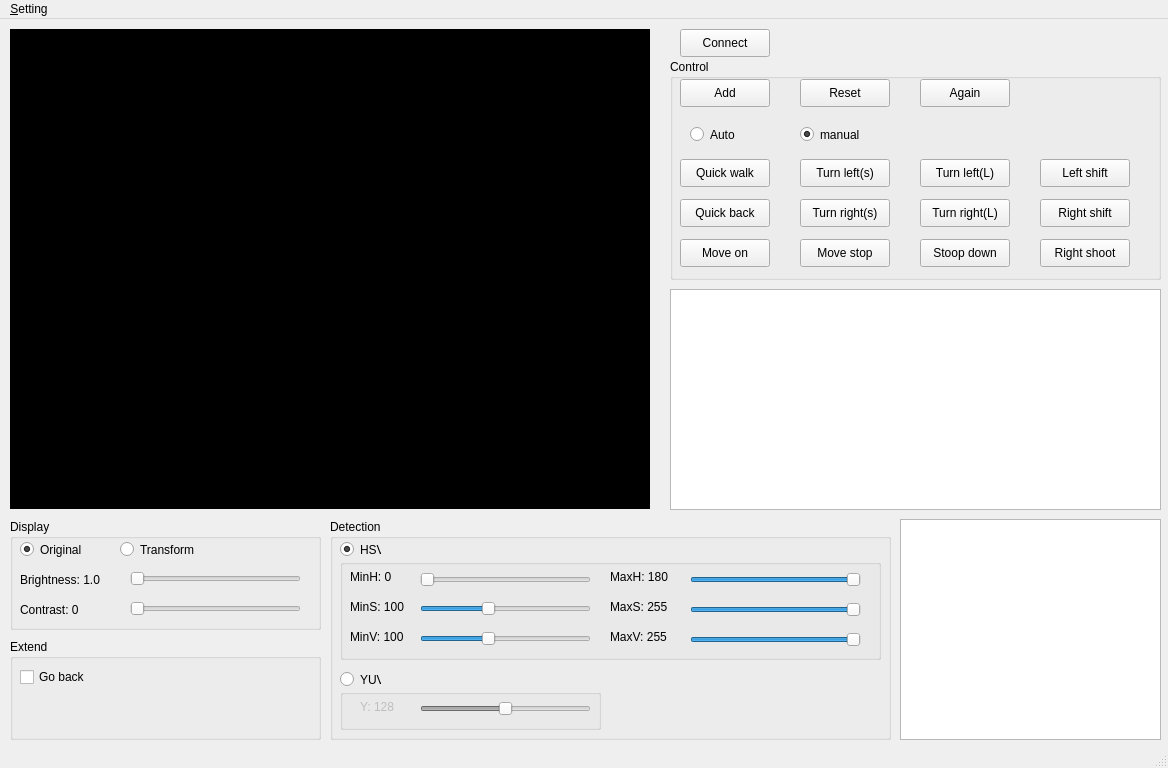
<?xml version="1.0" encoding="UTF-8"?>
<ui version="4.0">
 <class>VideoArea</class>
 <widget class="QMainWindow" name="VideoArea">
  <property name="geometry">
   <rect>
    <x>0</x>
    <y>0</y>
    <width>1168</width>
    <height>768</height>
   </rect>
  </property>
  <property name="minimumSize">
   <size>
    <width>1127</width>
    <height>768</height>
   </size>
  </property>
  <property name="windowTitle">
   <string>ColorSegmentation</string>
  </property>
  <widget class="QWidget" name="centralwidget">
   <property name="sizePolicy">
    <sizepolicy hsizetype="Preferred" vsizetype="Preferred">
     <horstretch>0</horstretch>
     <verstretch>0</verstretch>
    </sizepolicy>
   </property>
   <widget class="QLabel" name="video_label">
    <property name="geometry">
     <rect>
      <x>10</x>
      <y>10</y>
      <width>640</width>
      <height>480</height>
     </rect>
    </property>
    <property name="sizePolicy">
     <sizepolicy hsizetype="Fixed" vsizetype="Fixed">
      <horstretch>0</horstretch>
      <verstretch>0</verstretch>
     </sizepolicy>
    </property>
    <property name="minimumSize">
     <size>
      <width>640</width>
      <height>480</height>
     </size>
    </property>
    <property name="styleSheet">
     <string notr="true">background-color: rgb(0, 0, 0);</string>
    </property>
    <property name="text">
     <string/>
    </property>
   </widget>
   <widget class="QGroupBox" name="format_groupBox">
    <property name="geometry">
     <rect>
      <x>10</x>
      <y>500</y>
      <width>311</width>
      <height>111</height>
     </rect>
    </property>
    <property name="title">
     <string>Display</string>
    </property>
    <widget class="QRadioButton" name="original_radio">
     <property name="geometry">
      <rect>
       <x>10</x>
       <y>20</y>
       <width>81</width>
       <height>21</height>
      </rect>
     </property>
     <property name="text">
      <string>Original</string>
     </property>
     <property name="checked">
      <bool>true</bool>
     </property>
    </widget>
    <widget class="QRadioButton" name="transform_radio">
     <property name="geometry">
      <rect>
       <x>110</x>
       <y>20</y>
       <width>81</width>
       <height>21</height>
      </rect>
     </property>
     <property name="text">
      <string>Transform</string>
     </property>
     <property name="checked">
      <bool>false</bool>
     </property>
    </widget>
    <widget class="QLabel" name="brightness_label">
     <property name="geometry">
      <rect>
       <x>10</x>
       <y>50</y>
       <width>101</width>
       <height>21</height>
      </rect>
     </property>
     <property name="text">
      <string>Brightness: 1.0</string>
     </property>
    </widget>
    <widget class="LejuSlider" name="brightness_slider">
     <property name="geometry">
      <rect>
       <x>120</x>
       <y>50</y>
       <width>171</width>
       <height>19</height>
      </rect>
     </property>
     <property name="minimum">
      <number>100</number>
     </property>
     <property name="maximum">
      <number>300</number>
     </property>
     <property name="orientation">
      <enum>Qt::Horizontal</enum>
     </property>
    </widget>
    <widget class="QLabel" name="contrast_label">
     <property name="geometry">
      <rect>
       <x>10</x>
       <y>80</y>
       <width>101</width>
       <height>21</height>
      </rect>
     </property>
     <property name="text">
      <string>Contrast: 0</string>
     </property>
    </widget>
    <widget class="LejuSlider" name="contrast_slider">
     <property name="geometry">
      <rect>
       <x>120</x>
       <y>80</y>
       <width>171</width>
       <height>19</height>
      </rect>
     </property>
     <property name="maximum">
      <number>200</number>
     </property>
     <property name="orientation">
      <enum>Qt::Horizontal</enum>
     </property>
    </widget>
   </widget>
   <widget class="QPushButton" name="connect_btn">
    <property name="geometry">
     <rect>
      <x>680</x>
      <y>10</y>
      <width>90</width>
      <height>28</height>
     </rect>
    </property>
    <property name="text">
     <string>Connect</string>
    </property>
   </widget>
   <widget class="QGroupBox" name="groupBox_3">
    <property name="geometry">
     <rect>
      <x>670</x>
      <y>40</y>
      <width>491</width>
      <height>221</height>
     </rect>
    </property>
    <property name="title">
     <string>Control</string>
    </property>
    <widget class="QPushButton" name="record_btn">
     <property name="geometry">
      <rect>
       <x>10</x>
       <y>20</y>
       <width>90</width>
       <height>28</height>
      </rect>
     </property>
     <property name="text">
      <string>Add</string>
     </property>
     <property name="checkable">
      <bool>false</bool>
     </property>
    </widget>
    <widget class="QPushButton" name="reset_btn">
     <property name="geometry">
      <rect>
       <x>130</x>
       <y>20</y>
       <width>90</width>
       <height>28</height>
      </rect>
     </property>
     <property name="text">
      <string>Reset</string>
     </property>
     <property name="checkable">
      <bool>true</bool>
     </property>
    </widget>
    <widget class="QRadioButton" name="auto_radio">
     <property name="geometry">
      <rect>
       <x>20</x>
       <y>60</y>
       <width>71</width>
       <height>31</height>
      </rect>
     </property>
     <property name="text">
      <string>Auto</string>
     </property>
    </widget>
    <widget class="QRadioButton" name="manual_radio">
     <property name="geometry">
      <rect>
       <x>130</x>
       <y>60</y>
       <width>71</width>
       <height>31</height>
      </rect>
     </property>
     <property name="text">
      <string>manual</string>
     </property>
     <property name="checked">
      <bool>true</bool>
     </property>
    </widget>
    <widget class="QPushButton" name="action_btn_1">
     <property name="geometry">
      <rect>
       <x>10</x>
       <y>100</y>
       <width>90</width>
       <height>28</height>
      </rect>
     </property>
     <property name="text">
      <string>Quick walk</string>
     </property>
    </widget>
    <widget class="QPushButton" name="action_btn_2">
     <property name="geometry">
      <rect>
       <x>10</x>
       <y>140</y>
       <width>90</width>
       <height>28</height>
      </rect>
     </property>
     <property name="text">
      <string>Quick back</string>
     </property>
    </widget>
    <widget class="QPushButton" name="action_btn_3">
     <property name="geometry">
      <rect>
       <x>130</x>
       <y>100</y>
       <width>90</width>
       <height>28</height>
      </rect>
     </property>
     <property name="text">
      <string>Turn left(s)</string>
     </property>
    </widget>
    <widget class="QPushButton" name="action_btn_4">
     <property name="geometry">
      <rect>
       <x>130</x>
       <y>140</y>
       <width>90</width>
       <height>28</height>
      </rect>
     </property>
     <property name="text">
      <string>Turn right(s)</string>
     </property>
    </widget>
    <widget class="QPushButton" name="action_btn_5">
     <property name="geometry">
      <rect>
       <x>250</x>
       <y>100</y>
       <width>90</width>
       <height>28</height>
      </rect>
     </property>
     <property name="text">
      <string>Turn left(L)</string>
     </property>
    </widget>
    <widget class="QPushButton" name="action_btn_6">
     <property name="geometry">
      <rect>
       <x>250</x>
       <y>140</y>
       <width>90</width>
       <height>28</height>
      </rect>
     </property>
     <property name="text">
      <string>Turn right(L)</string>
     </property>
    </widget>
    <widget class="QPushButton" name="action_btn_MoveOn">
     <property name="geometry">
      <rect>
       <x>10</x>
       <y>180</y>
       <width>90</width>
       <height>28</height>
      </rect>
     </property>
     <property name="text">
      <string>Move on</string>
     </property>
    </widget>
    <widget class="QPushButton" name="action_btn_MoveStop">
     <property name="geometry">
      <rect>
       <x>130</x>
       <y>180</y>
       <width>90</width>
       <height>28</height>
      </rect>
     </property>
     <property name="text">
      <string>Move stop</string>
     </property>
    </widget>
    <widget class="QPushButton" name="action_btn_7">
     <property name="geometry">
      <rect>
       <x>250</x>
       <y>180</y>
       <width>90</width>
       <height>28</height>
      </rect>
     </property>
     <property name="text">
      <string>Stoop down</string>
     </property>
    </widget>
    <widget class="QPushButton" name="action_btn_9">
     <property name="geometry">
      <rect>
       <x>370</x>
       <y>140</y>
       <width>90</width>
       <height>28</height>
      </rect>
     </property>
     <property name="text">
      <string>Right shift</string>
     </property>
    </widget>
    <widget class="QPushButton" name="action_btn_10">
     <property name="geometry">
      <rect>
       <x>370</x>
       <y>180</y>
       <width>90</width>
       <height>28</height>
      </rect>
     </property>
     <property name="text">
      <string>Right shoot</string>
     </property>
    </widget>
    <widget class="QPushButton" name="action_btn_8">
     <property name="geometry">
      <rect>
       <x>370</x>
       <y>100</y>
       <width>90</width>
       <height>28</height>
      </rect>
     </property>
     <property name="text">
      <string>Left shift</string>
     </property>
    </widget>
    <widget class="QPushButton" name="again_btn">
     <property name="geometry">
      <rect>
       <x>250</x>
       <y>20</y>
       <width>90</width>
       <height>28</height>
      </rect>
     </property>
     <property name="text">
      <string>Again</string>
     </property>
     <property name="checkable">
      <bool>true</bool>
     </property>
    </widget>
   </widget>
   <widget class="LejuTbableWidget" name="tableWidget">
    <property name="geometry">
     <rect>
      <x>670</x>
      <y>270</y>
      <width>491</width>
      <height>221</height>
     </rect>
    </property>
   </widget>
   <widget class="QGroupBox" name="groupBox_4">
    <property name="geometry">
     <rect>
      <x>330</x>
      <y>500</y>
      <width>561</width>
      <height>221</height>
     </rect>
    </property>
    <property name="title">
     <string>Detection</string>
    </property>
    <widget class="QRadioButton" name="hsv_radio">
     <property name="geometry">
      <rect>
       <x>10</x>
       <y>20</y>
       <width>41</width>
       <height>21</height>
      </rect>
     </property>
     <property name="text">
      <string>HSV</string>
     </property>
     <property name="checked">
      <bool>true</bool>
     </property>
    </widget>
    <widget class="QGroupBox" name="hsvGroupBox">
     <property name="geometry">
      <rect>
       <x>10</x>
       <y>40</y>
       <width>541</width>
       <height>101</height>
      </rect>
     </property>
     <property name="title">
      <string/>
     </property>
     <widget class="QLabel" name="colorMinH_label">
      <property name="geometry">
       <rect>
        <x>10</x>
        <y>10</y>
        <width>61</width>
        <height>16</height>
       </rect>
      </property>
      <property name="text">
       <string>MinH: 0</string>
      </property>
     </widget>
     <widget class="LejuSlider" name="colorMinH_slider">
      <property name="geometry">
       <rect>
        <x>80</x>
        <y>10</y>
        <width>171</width>
        <height>21</height>
       </rect>
      </property>
      <property name="maximum">
       <number>180</number>
      </property>
      <property name="value">
       <number>0</number>
      </property>
      <property name="orientation">
       <enum>Qt::Horizontal</enum>
      </property>
     </widget>
     <widget class="QLabel" name="colorMaxH_label">
      <property name="geometry">
       <rect>
        <x>270</x>
        <y>10</y>
        <width>61</width>
        <height>16</height>
       </rect>
      </property>
      <property name="text">
       <string>MaxH: 180</string>
      </property>
     </widget>
     <widget class="LejuSlider" name="colorMaxH_slider">
      <property name="geometry">
       <rect>
        <x>350</x>
        <y>10</y>
        <width>171</width>
        <height>21</height>
       </rect>
      </property>
      <property name="maximum">
       <number>180</number>
      </property>
      <property name="value">
       <number>180</number>
      </property>
      <property name="orientation">
       <enum>Qt::Horizontal</enum>
      </property>
     </widget>
     <widget class="QLabel" name="colorMinS_label">
      <property name="geometry">
       <rect>
        <x>10</x>
        <y>40</y>
        <width>61</width>
        <height>16</height>
       </rect>
      </property>
      <property name="text">
       <string>MinS: 100</string>
      </property>
     </widget>
     <widget class="LejuSlider" name="colorMinS_slider">
      <property name="geometry">
       <rect>
        <x>80</x>
        <y>40</y>
        <width>171</width>
        <height>19</height>
       </rect>
      </property>
      <property name="maximum">
       <number>255</number>
      </property>
      <property name="value">
       <number>100</number>
      </property>
      <property name="orientation">
       <enum>Qt::Horizontal</enum>
      </property>
     </widget>
     <widget class="QLabel" name="colorMinV_label">
      <property name="geometry">
       <rect>
        <x>10</x>
        <y>70</y>
        <width>61</width>
        <height>16</height>
       </rect>
      </property>
      <property name="text">
       <string>MinV: 100</string>
      </property>
     </widget>
     <widget class="LejuSlider" name="colorMinV_slider">
      <property name="geometry">
       <rect>
        <x>80</x>
        <y>70</y>
        <width>171</width>
        <height>19</height>
       </rect>
      </property>
      <property name="maximum">
       <number>255</number>
      </property>
      <property name="value">
       <number>100</number>
      </property>
      <property name="orientation">
       <enum>Qt::Horizontal</enum>
      </property>
     </widget>
     <widget class="QLabel" name="colorMaxS_label">
      <property name="geometry">
       <rect>
        <x>270</x>
        <y>40</y>
        <width>61</width>
        <height>16</height>
       </rect>
      </property>
      <property name="text">
       <string>MaxS: 255</string>
      </property>
     </widget>
     <widget class="QLabel" name="colorMaxV_label">
      <property name="geometry">
       <rect>
        <x>270</x>
        <y>70</y>
        <width>61</width>
        <height>16</height>
       </rect>
      </property>
      <property name="text">
       <string>MaxV: 255</string>
      </property>
     </widget>
     <widget class="LejuSlider" name="colorMaxS_slider">
      <property name="geometry">
       <rect>
        <x>350</x>
        <y>40</y>
        <width>171</width>
        <height>21</height>
       </rect>
      </property>
      <property name="maximum">
       <number>255</number>
      </property>
      <property name="value">
       <number>255</number>
      </property>
      <property name="orientation">
       <enum>Qt::Horizontal</enum>
      </property>
     </widget>
     <widget class="LejuSlider" name="colorMaxV_slider">
      <property name="geometry">
       <rect>
        <x>350</x>
        <y>70</y>
        <width>171</width>
        <height>21</height>
       </rect>
      </property>
      <property name="maximum">
       <number>255</number>
      </property>
      <property name="value">
       <number>255</number>
      </property>
      <property name="orientation">
       <enum>Qt::Horizontal</enum>
      </property>
     </widget>
    </widget>
    <widget class="QRadioButton" name="yuv_radio">
     <property name="geometry">
      <rect>
       <x>10</x>
       <y>150</y>
       <width>41</width>
       <height>21</height>
      </rect>
     </property>
     <property name="text">
      <string>YUV</string>
     </property>
     <property name="checked">
      <bool>false</bool>
     </property>
    </widget>
    <widget class="QGroupBox" name="groupBox_5">
     <property name="geometry">
      <rect>
       <x>10</x>
       <y>170</y>
       <width>261</width>
       <height>41</height>
      </rect>
     </property>
     <property name="title">
      <string/>
     </property>
     <widget class="QLabel" name="colorY_label">
      <property name="enabled">
       <bool>false</bool>
      </property>
      <property name="geometry">
       <rect>
        <x>20</x>
        <y>10</y>
        <width>51</width>
        <height>16</height>
       </rect>
      </property>
      <property name="text">
       <string>Y: 128</string>
      </property>
     </widget>
     <widget class="LejuSlider" name="colorY_slider">
      <property name="enabled">
       <bool>false</bool>
      </property>
      <property name="geometry">
       <rect>
        <x>80</x>
        <y>10</y>
        <width>171</width>
        <height>19</height>
       </rect>
      </property>
      <property name="maximum">
       <number>255</number>
      </property>
      <property name="value">
       <number>128</number>
      </property>
      <property name="orientation">
       <enum>Qt::Horizontal</enum>
      </property>
     </widget>
    </widget>
   </widget>
   <widget class="QTextEdit" name="textEdit">
    <property name="geometry">
     <rect>
      <x>900</x>
      <y>500</y>
      <width>261</width>
      <height>221</height>
     </rect>
    </property>
   </widget>
   <widget class="QGroupBox" name="groupBox">
    <property name="geometry">
     <rect>
      <x>10</x>
      <y>620</y>
      <width>311</width>
      <height>101</height>
     </rect>
    </property>
    <property name="title">
     <string>Extend</string>
    </property>
    <widget class="QCheckBox" name="goback_checkBox">
     <property name="geometry">
      <rect>
       <x>10</x>
       <y>30</y>
       <width>71</width>
       <height>16</height>
      </rect>
     </property>
     <property name="text">
      <string>Go back</string>
     </property>
    </widget>
   </widget>
  </widget>
  <widget class="QMenuBar" name="menubar">
   <property name="geometry">
    <rect>
     <x>0</x>
     <y>0</y>
     <width>1168</width>
     <height>23</height>
    </rect>
   </property>
   <widget class="QMenu" name="menu">
    <property name="title">
     <string>&amp;Setting</string>
    </property>
    <addaction name="action_Port"/>
    <addaction name="action_Area"/>
    <addaction name="action_Server_wifi"/>
    <addaction name="actionParam_setting"/>
   </widget>
   <addaction name="menu"/>
  </widget>
  <widget class="QStatusBar" name="statusbar"/>
  <action name="action_Port">
   <property name="text">
    <string>&amp;Port</string>
   </property>
  </action>
  <action name="action_Area">
   <property name="checkable">
    <bool>true</bool>
   </property>
   <property name="checked">
    <bool>false</bool>
   </property>
   <property name="text">
    <string>&amp;Debug view</string>
   </property>
  </action>
  <action name="action_Server_wifi">
   <property name="text">
    <string>&amp;Server wifi</string>
   </property>
  </action>
  <action name="actionParam_setting">
   <property name="text">
    <string>Param setting</string>
   </property>
  </action>
 </widget>
 <customwidgets>
  <customwidget>
   <class>LejuTbableWidget</class>
   <extends>QTableWidget</extends>
   <header>LejuTbableWidget.h</header>
  </customwidget>
  <customwidget>
   <class>LejuSlider</class>
   <extends>QSlider</extends>
   <header>LejuSlider.h</header>
  </customwidget>
 </customwidgets>
 <resources/>
 <connections/>
</ui>
